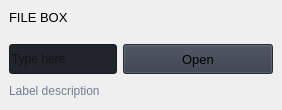
                        <widget class="QFrame" name="row_1">
                         <property name="frameShape">
                          <enum>QFrame::Shape::NoFrame</enum>
                         </property>
                         <layout class="QVBoxLayout" name="verticalLayout_16">
                          <property name="spacing">
                           <number>0</number>
                          </property>
                          <property name="leftMargin">
                           <number>0</number>
                          </property>
                          <property name="topMargin">
                           <number>0</number>
                          </property>
                          <property name="rightMargin">
                           <number>0</number>
                          </property>
                          <property name="bottomMargin">
                           <number>0</number>
                          </property>
                          <item>
                           <widget class="QFrame" name="frame_div_content_1">
                            <property name="minimumSize">
                             <size>
                              <width>0</width>
                              <height>110</height>
                             </size>
                            </property>
                            <property name="maximumSize">
                             <size>
                              <width>16777215</width>
                              <height>110</height>
                             </size>
                            </property>
                            <property name="frameShape">
                             <enum>QFrame::Shape::NoFrame</enum>
                            </property>
                            <layout class="QVBoxLayout" name="verticalLayout_17">
                             <property name="spacing">
                              <number>0</number>
                             </property>
                             <property name="leftMargin">
                              <number>0</number>
                             </property>
                             <property name="topMargin">
                              <number>0</number>
                             </property>
                             <property name="rightMargin">
                              <number>0</number>
                             </property>
                             <property name="bottomMargin">
                              <number>0</number>
                             </property>
                             <item>
                              <widget class="QFrame" name="frame_title_wid_1">
                               <property name="maximumSize">
                                <size>
                                 <width>16777215</width>
                                 <height>35</height>
                                </size>
                               </property>
                               <property name="frameShape">
                                <enum>QFrame::Shape::NoFrame</enum>
                               </property>
                               <layout class="QVBoxLayout" name="verticalLayout_18">
                                <item>
                                 <widget class="QLabel" name="labelBoxBlenderInstalation">
                                  <property name="font">
                                   <font>
                                    <family>Segoe UI</family>
                                    <pointsize>10</pointsize>
                                    <italic>false</italic>
                                    <bold>false</bold>
                                   </font>
                                  </property>
                                  <property name="styleSheet">
                                   <string notr="true"/>
                                  </property>
                                  <property name="text">
                                   <string>FILE BOX</string>
                                  </property>
                                 </widget>
                                </item>
                               </layout>
                              </widget>
                             </item>
                             <item>
                              <widget class="QFrame" name="frame_content_wid_1">
                               <property name="frameShape">
                                <enum>QFrame::Shape::NoFrame</enum>
                               </property>
                               <layout class="QHBoxLayout" name="horizontalLayout_9">
                                <item>
                                 <layout class="QGridLayout" name="gridLayout">
                                  <property name="bottomMargin">
                                   <number>0</number>
                                  </property>
                                  <item row="0" column="0">
                                   <widget class="QLineEdit" name="lineEdit">
                                    <property name="minimumSize">
                                     <size>
                                      <width>0</width>
                                      <height>30</height>
                                     </size>
                                    </property>
                                    <property name="styleSheet">
                                     <string notr="true">background-color: rgb(33, 37, 43);</string>
                                    </property>
                                    <property name="text">
                                     <string/>
                                    </property>
                                    <property name="placeholderText">
                                     <string>Type here</string>
                                    </property>
                                   </widget>
                                  </item>
                                  <item row="0" column="1">
                                   <widget class="QPushButton" name="pushButton">
                                    <property name="minimumSize">
                                     <size>
                                      <width>150</width>
                                      <height>30</height>
                                     </size>
                                    </property>
                                    <property name="font">
                                     <font>
                                      <family>Segoe UI</family>
                                      <pointsize>10</pointsize>
                                      <italic>false</italic>
                                      <bold>false</bold>
                                     </font>
                                    </property>
                                    <property name="cursor">
                                     <cursorShape>PointingHandCursor</cursorShape>
                                    </property>
                                    <property name="styleSheet">
                                     <string notr="true">background-color: rgb(52, 59, 72);</string>
                                    </property>
                                    <property name="text">
                                     <string>Open</string>
                                    </property>
                                    <property name="icon">
                                     <iconset resource="resources.qrc">
                                      <normaloff>:/icons/images/icons/cil-folder-open.png</normaloff>:/icons/images/icons/cil-folder-open.png</iconset>
                                    </property>
                                   </widget>
                                  </item>
                                  <item row="1" column="0" colspan="2">
                                   <widget class="QLabel" name="labelVersion_3">
                                    <property name="styleSheet">
                                     <string notr="true">color: rgb(113, 126, 149);</string>
                                    </property>
                                    <property name="lineWidth">
                                     <number>1</number>
                                    </property>
                                    <property name="text">
                                     <string>Label description</string>
                                    </property>
                                   </widget>
                                  </item>
                                 </layout>
                                </item>
                               </layout>
                              </widget>
                             </item>
                            </layout>
                           </widget>
                          </item>
                         </layout>
                        </widget>
